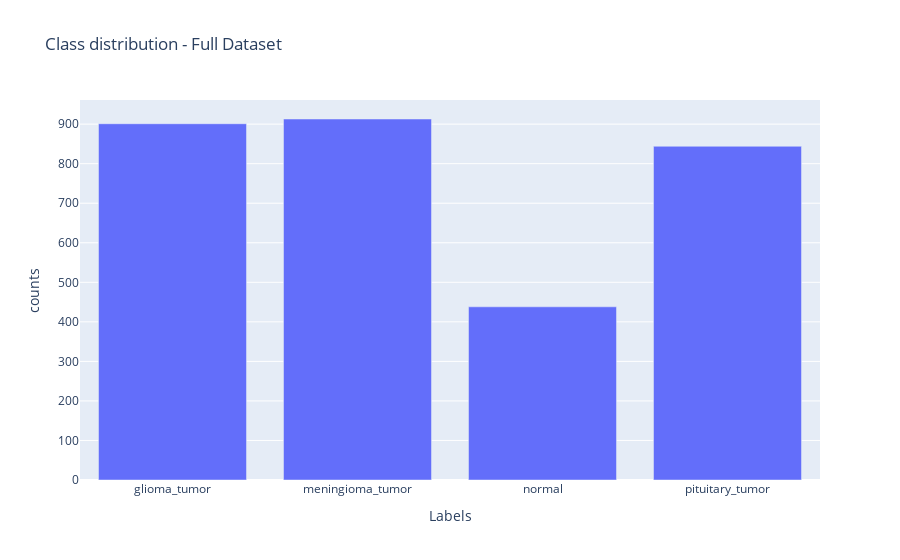

Notebook cell for this chart:
### Code cell
# Plot class distribution for the full dataset
labels_df = pd.DataFrame(full_dataset.targets, columns=["Labels"]).replace(idx_to_class)

import plotly.express as px

fig = px.bar(
    labels_df.groupby(["Labels"]).size().reset_index(name='counts'),
    x="Labels",
    y="counts",
    title="Class distribution - Full Dataset"
)
fig.show()

### Figure 1 — Plotly figure (JSON) as saved in the notebook; plotly's stock layout.template omitted (floating-point values rounded to 4 significant figures)
{"data": [{"alignmentgroup": "True", "hovertemplate": "Labels=%{x}<br>counts=%{y}<extra></extra>", "legendgroup": "", "marker": {"color": "#636efa", "pattern": {"shape": ""}}, "name": "", "offsetgroup": "", "orientation": "v", "showlegend": false, "textposition": "auto", "type": "bar", "x": ["glioma_tumor", "meningioma_tumor", "normal", "pituitary_tumor"], "xaxis": "x", "y": [901, 913, 438, 844], "yaxis": "y"}], "layout": {"autosize": true, "barmode": "relative", "legend": {"tracegroupgap": 0}, "title": {"text": "Class distribution - Full Dataset"}, "xaxis": {"anchor": "y", "autorange": true, "domain": [0, 1], "range": [-0.5, 3.5], "title": {"text": "Labels"}, "type": "category"}, "yaxis": {"anchor": "x", "autorange": true, "domain": [0, 1], "range": [0, 961.1], "title": {"text": "counts"}, "type": "linear"}}}
